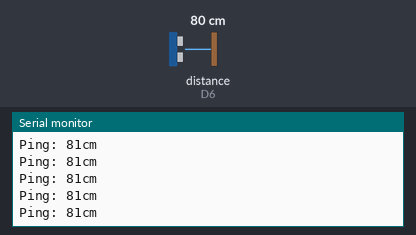
Recording of a sketch running on a simulated ESP8266 (NodeMCU). Parts: the last lines printed to the serial monitor. The inputs (shaded band) are chosen by the test bench; at power-on: distance to the obstacle (sensor on D6) 80 cm. The echo pulse lasts 58.3 µs per cm.

Above: at 1.2 s.
1.3 s: distance to the obstacle (sensor on D6) set to 2 cm
At 1.33 s:
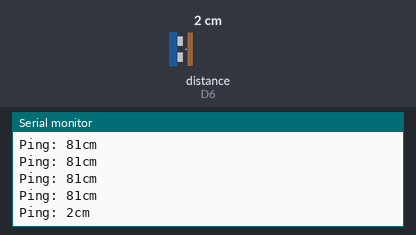
2.8 s: distance to the obstacle (sensor on D6) set to 4 cm
At 2.81 s:
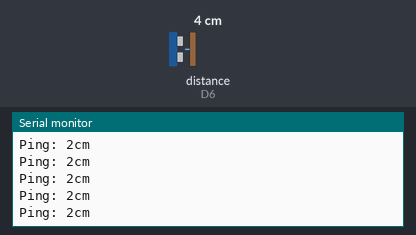
Timing chart, 0 to 5.8 s (numbered marks = the images above; inputs shaded):
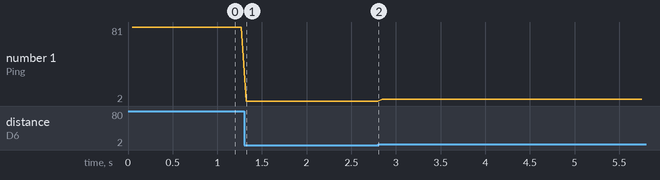

Measured:
- after the input at 1.3 s, the serial monitor: prints a new line at once (image 1)
- plotted number 1: 81 → 2 after the input at 1.3 s, 2 → 4 after the input at 2.8 s

The sketch:

ws06_UltrasonicNewPing1.ino
```cpp
#include <NewPing.h>

#define TRIGGER_PIN  D5
#define ECHO_PIN     D6
#define MAX_DISTANCE 500

NewPing sonar(TRIGGER_PIN, ECHO_PIN, MAX_DISTANCE);

void setup() {
  Serial.begin(115200);
}

void loop() {
  delay(50);
  Serial.print("Ping: ");
  Serial.print(sonar.ping_cm());
  Serial.println("cm");
}
```
